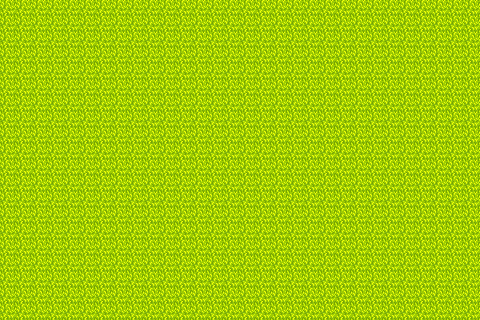

The image is a tile-based game level rendered from a .tmx file. Its description and complete source (layers, tilesets, objects, tile grids) follow:
An orthogonal 30x20 tile map with 16x16 px tiles, 1 tile layer (Tile Layer 1).

<map version="1.10" tiledversion="1.12.2" orientation="orthogonal" renderorder="right-down" width="30" height="20" tilewidth="16" tileheight="16" infinite="0" nextlayerid="2" nextobjectid="1">
 <tileset firstgid="1" source="testSet.tsx" />
 <layer id="1" name="Tile Layer 1" width="30" height="20">
  <data encoding="csv">
288,288,288,288,288,288,288,288,288,288,288,288,288,288,288,288,288,288,288,288,288,288,288,288,288,288,288,288,288,288,
288,288,288,288,288,288,288,288,288,288,288,288,288,288,288,288,288,288,288,288,288,288,288,288,288,288,288,288,288,288,
288,288,288,288,288,288,288,288,288,288,288,288,288,288,288,288,288,288,288,288,288,288,288,288,288,288,288,288,288,288,
288,288,288,288,288,288,288,288,288,288,288,288,288,288,288,288,288,288,288,288,288,288,288,288,288,288,288,288,288,288,
288,288,288,288,288,288,288,288,288,288,288,288,288,288,288,288,288,288,288,288,288,288,288,288,288,288,288,288,288,288,
288,288,288,288,288,288,288,288,288,288,288,288,288,288,288,288,288,288,288,288,288,288,288,288,288,288,288,288,288,288,
288,288,288,288,288,288,288,288,288,288,288,288,288,288,288,288,288,288,288,288,288,288,288,288,288,288,288,288,288,288,
288,288,288,288,288,288,288,288,288,288,288,288,288,288,288,288,288,288,288,288,288,288,288,288,288,288,288,288,288,288,
288,288,288,288,288,288,288,288,288,288,288,288,288,288,288,288,288,288,288,288,288,288,288,288,288,288,288,288,288,288,
288,288,288,288,288,288,288,288,288,288,288,288,288,288,288,288,288,288,288,288,288,288,288,288,288,288,288,288,288,288,
288,288,288,288,288,288,288,288,288,288,288,288,288,288,288,288,288,288,288,288,288,288,288,288,288,288,288,288,288,288,
288,288,288,288,288,288,288,288,288,288,288,288,288,288,288,288,288,288,288,288,288,288,288,288,288,288,288,288,288,288,
288,288,288,288,288,288,288,288,288,288,288,288,288,288,288,288,288,288,288,288,288,288,288,288,288,288,288,288,288,288,
288,288,288,288,288,288,288,288,288,288,288,288,288,288,288,288,288,288,288,288,288,288,288,288,288,288,288,288,288,288,
288,288,288,288,288,288,288,288,288,288,288,288,288,288,288,288,288,288,288,288,288,288,288,288,288,288,288,288,288,288,
288,288,288,288,288,288,288,288,288,288,288,288,288,288,288,288,288,288,288,288,288,288,288,288,288,288,288,288,288,288,
288,288,288,288,288,288,288,288,288,288,288,288,288,288,288,288,288,288,288,288,288,288,288,288,288,288,288,288,288,288,
288,288,288,288,288,288,288,288,288,288,288,288,288,288,288,288,288,288,288,288,288,288,288,288,288,288,288,288,288,288,
288,288,288,288,288,288,288,288,288,288,288,288,288,288,288,288,288,288,288,288,288,288,288,288,288,288,288,288,288,288,
288,288,288,288,288,288,288,288,288,288,288,288,288,288,288,288,288,288,288,288,288,288,288,288,288,288,288,288,288,288
</data>
 </layer>
</map>
